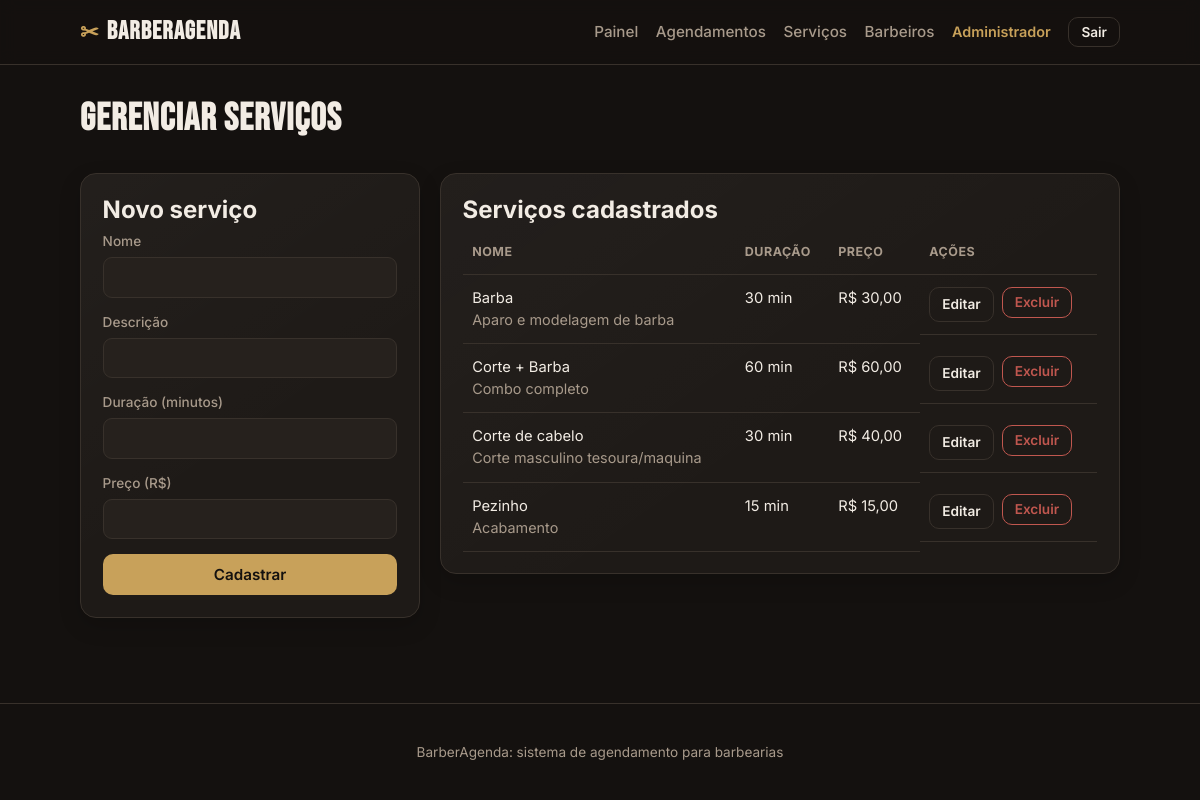
Screenshot of /admin/servicos (signed in) with the database file from the repository.
### tables this page shows
CREATE TABLE usuarios (
            id INTEGER PRIMARY KEY AUTOINCREMENT,
            nome TEXT NOT NULL,
            email TEXT NOT NULL UNIQUE,
            senha TEXT NOT NULL,
            papel TEXT NOT NULL CHECK (papel IN ('admin', 'barbeiro', 'cliente')),
            telefone TEXT
        );

CREATE TABLE servicos (
            id INTEGER PRIMARY KEY AUTOINCREMENT,
            nome TEXT NOT NULL,
            descricao TEXT,
            duracao_min INTEGER NOT NULL,
            preco REAL NOT NULL
        );

### app.py (the view)
@app.route("/admin/servicos")
@login_obrigatorio("admin")
def admin_servicos():
    conn = get_db()
    servicos = conn.execute("SELECT * FROM servicos ORDER BY nome").fetchall()
    conn.close()
    return render_template("admin_servicos.html", servicos=servicos)

### app.py (called while the page is built)
def usuario_atual():
    uid = session.get("usuario_id")
    if not uid:
        return None
    conn = get_db()
    u = conn.execute("SELECT * FROM usuarios WHERE id=?", (uid,)).fetchone()
    conn.close()
    return u

def login_obrigatorio(*papeis):
    def decorator(f):
        @wraps(f)
        def wrapper(*args, **kwargs):
            u = usuario_atual()
            if not u:
                flash("Faca login para continuar.", "erro")
                return redirect(url_for("login"))
            if papeis and u["papel"] not in papeis:
                abort(403)
            return f(*args, **kwargs)
        return wrapper
    return decorator

@app.context_processor
def injeta_usuario():
    return {"usuario": usuario_atual()}

@app.template_filter("moeda")
def moeda(valor):
    return f"R$ {valor:,.2f}".replace(",", "X").replace(".", ",").replace("X", ".")

### db.py (called while the page is built)
def get_db():
    conn = sqlite3.connect(DB_PATH)
    conn.row_factory = sqlite3.Row
    conn.execute("PRAGMA foreign_keys = ON")
    return conn

### templates/admin_servicos.html (shortened to what this page needs)
{% extends "base.html" %}
{% block content %}
<div class="page-head"><h1>Gerenciar serviços</h1></div>
<div class="cols">
    <div class="card">
        <h2>Novo serviço</h2>
        <form method="post" action="{{ url_for('admin_servico_salvar') }}" class="form">
            <label>Nome <input type="text" name="nome" required></label>
            <label>Descrição <input type="text" name="descricao"></label>
            <label>Duração (minutos) <input type="number" name="duracao_min" min="5" step="5" required></label>
            <label>Preço (R$) <input type="number" name="preco" min="0" step="0.01" required></label>
            <button type="submit" class="btn btn-primary btn-block">Cadastrar</button>
        </form>
    </div>
    <div class="card">
        <h2>Serviços cadastrados</h2>
        {% if servicos %}
        <div class="table-wrap">
            <table class="table">
                <thead><tr><th>Nome</th><th>Duração</th><th>Preço</th><th>Ações</th></tr></thead>
                <tbody>
                    {% for s in servicos %}
                    <tr>
                        <td>{{ s.nome }}{% if s.descricao %}<br><span class="muted">{{ s.descricao }}</span>{% endif %}</td>
                        <td>{{ s.duracao_min }} min</td>
                        <td>{{ s.preco|moeda }}</td>
                        <td class="acoes">
                            <details>
                                <summary class="btn btn-ghost btn-sm">Editar</summary>
                            </details>
                            <form method="post" action="{{ url_for('admin_servico_excluir', sid=s.id) }}">
                                <button type="submit" class="btn btn-danger btn-sm">Excluir</button>
                            </form>
                        </td>
                    </tr>
                    {% endfor %}
                </tbody>
            </table>
        </div>
        {% else %}
        <p class="muted">Nenhum serviço cadastrado.</p>
        {% endif %}
    </div>
</div>
{% endblock %}

### templates/base.html (shortened to what this page needs)
<!DOCTYPE html>
<html lang="pt-BR">
<head>
    <link rel="stylesheet" href="{{ url_for('static', filename='style.css') }}">
</head>
<body>
    <header class="topbar">
        <div class="container topbar-inner">
            <a href="{{ url_for('index') }}" class="brand">
                <span class="brand-mark">✂</span>
                <span class="brand-name">BarberAgenda</span>
            </a>
            <nav class="nav">
                {% if usuario %}
                    {% if usuario.papel == 'cliente' %}
                        <a href="{{ url_for('cliente_barbeiros') }}" class="{% if request.endpoint == 'cliente_barbeiros' %}nav-active{% endif %}" {% if request.endpoint == 'cliente_barbeiros' %}aria-current="page"{% endif %}>Barbeiros</a>
                        <a href="{{ url_for('cliente_agendamentos') }}" class="{% if request.endpoint == 'cliente_agendamentos' %}nav-active{% endif %}" {% if request.endpoint == 'cliente_agendamentos' %}aria-current="page"{% endif %}>Meus agendamentos</a>
                    {% elif usuario.papel == 'barbeiro' %}
                        <a href="{{ url_for('barbeiro_agenda') }}" class="{% if request.endpoint == 'barbeiro_agenda' %}nav-active{% endif %}" {% if request.endpoint == 'barbeiro_agenda' %}aria-current="page"{% endif %}>Minha agenda</a>
                    {% elif usuario.papel == 'admin' %}
                        <a href="{{ url_for('admin_dashboard') }}" class="{% if request.endpoint == 'admin_dashboard' %}nav-active{% endif %}" {% if request.endpoint == 'admin_dashboard' %}aria-current="page"{% endif %}>Painel</a>
                        <a href="{{ url_for('admin_agendamentos') }}" class="" >Agendamentos</a>
                        <a href="{{ url_for('admin_servicos') }}" class="{% if request.endpoint == 'admin_servicos' %}nav-active{% endif %}" {% if request.endpoint == 'admin_servicos' %}aria-current="page"{% endif %}>Serviços</a>
                        <a href="{{ url_for('admin_barbeiros') }}" class="{% if request.endpoint == 'admin_barbeiros' %}nav-active{% endif %}" {% if request.endpoint == 'admin_barbeiros' %}aria-current="page"{% endif %}>Barbeiros</a>
                    {% endif %}
                    <span class="nav-user">{{ usuario.nome }}</span>
                    <form method="post" action="{{ url_for('logout') }}">
                        <button type="submit" class="btn btn-ghost btn-sm">Sair</button>
                    </form>
                {% else %}
                    <a href="{{ url_for('index') }}">Início</a>
                    <a href="{{ url_for('login') }}" class="btn btn-ghost btn-sm">Entrar</a>
                {% endif %}
            </nav>
        </div>
    </header>
    <main class="container main">
        {% block content %}{% endblock %}
    </main>
    <footer class="footer">
        <div class="container">
            <p>BarberAgenda: sistema de agendamento para barbearias</p>
        </div>
    </footer>
</body>
</html>

### static/style.css (style rules this page uses)
:root { --bg: #14110f; --surface: #1e1a17; --surface-2: #26211d; --border: #38312b; --text: #f2ece4; --muted: #a89a8b; --gold: #c8a15a; --gold-dark: #a87f3d; --danger: #c0574f; --green: #5fa06a; --blue: #5b86b0; --radius: 12px; --maxw: 1080px; }
* { box-sizing: border-box; }
body { margin: 0; background: var(--bg); color: var(--text); font-family: 'Inter', system-ui, sans-serif; line-height: 1.5; display: flex; flex-direction: column; min-height: 100vh; }
.container { width: 100%; max-width: var(--maxw); margin: 0 auto; padding: 0 1.25rem; }
h1, h2, h3 { line-height: 1.15; margin: 0 0 .5rem; }
a { color: var(--gold); text-decoration: none; }
.muted { color: var(--muted); font-size: .9rem; }
.topbar { background: rgba(20,17,15,.85); backdrop-filter: blur(8px); border-bottom: 1px solid var(--border); position: sticky; top: 0; z-index: 10; }
.topbar-inner { display: flex; align-items: center; justify-content: space-between; height: 64px; gap: 1rem; }
.brand { display: flex; align-items: center; gap: .5rem; color: var(--text); font-weight: 700; }
.brand-mark { color: var(--gold); font-size: 1.4rem; }
.brand-name { font-family: 'Bebas Neue', sans-serif; font-size: 1.6rem; letter-spacing: 1px; }
.nav { display: flex; align-items: center; gap: 1.1rem; flex-wrap: wrap; }
.nav form { margin: 0; }
.nav a { color: var(--muted); font-weight: 500; font-size: .95rem; }
.nav-user { color: var(--gold); font-size: .9rem; font-weight: 600; }
.main { flex: 1; padding: 2rem 1.25rem 3rem; }
.card { background: linear-gradient(145deg, rgba(255,255,255,.025), transparent 60%), var(--surface); border: 1px solid var(--border); border-radius: 16px; padding: 1.35rem; box-shadow: 0 8px 22px rgba(0,0,0,.16); }
.card + .card { margin-top: 1.25rem; }
.btn { display: inline-flex; align-items: center; justify-content: center; gap: .4rem; padding: .65rem 1.1rem; border-radius: 10px; border: 1px solid transparent; font-weight: 600; font-size: .95rem; cursor: pointer; font-family: inherit; transition: .15s; text-decoration: none; }
.btn-primary { background: var(--gold); color: #14110f; }
.btn-ghost { background: transparent; color: var(--text); border-color: var(--border); }
.btn-danger { background: transparent; color: var(--danger); border-color: var(--danger); }
.btn-sm { padding: .4rem .75rem; font-size: .85rem; }
.btn-block { width: 100%; }
.form { display: flex; flex-direction: column; gap: .9rem; }
.form label, .form-inline label { display: flex; flex-direction: column; gap: .35rem; font-size: .85rem; color: var(--muted); font-weight: 500; }
input, select { background: var(--surface-2); border: 1px solid var(--border); color: var(--text); padding: .6rem .7rem; border-radius: 9px; font-size: .95rem; font-family: inherit; }
.page-head { display: flex; align-items: flex-end; justify-content: space-between; gap: 1rem; flex-wrap: wrap; margin-bottom: 1.5rem; }
.page-head h1 { font-family: 'Bebas Neue', sans-serif; font-size: 2.4rem; letter-spacing: 1px; }
.table-wrap { overflow-x: auto; }
.table { width: 100%; border-collapse: collapse; font-size: .92rem; }
.table th, .table td { text-align: left; padding: .75rem .6rem; border-bottom: 1px solid var(--border); vertical-align: top; }
.table th { color: var(--muted); font-size: .78rem; text-transform: uppercase; letter-spacing: .5px; }
.acoes { display: flex; gap: .5rem; flex-wrap: wrap; align-items: flex-start; }
.cols { display: grid; grid-template-columns: 340px 1fr; gap: 1.25rem; align-items: start; }
.cols .card + .card { margin-top: 0; }
details > summary { list-style: none; }
.footer { border-top: 1px solid var(--border); padding: 1.5rem 0; color: var(--muted); font-size: .85rem; text-align: center; }

### rows the page displays
usuarios: nome "Administrador"
servicos: nome "Barba", descricao "Aparo e modelagem de barba", duracao_min "30", preco|moeda "R$ 30,00"
servicos: nome "Corte + Barba", descricao "Combo completo", duracao_min "60", preco|moeda "R$ 60,00"
servicos: nome "Corte de cabelo", descricao "Corte masculino tesoura/maquina", duracao_min "30", preco|moeda "R$ 40,00"
servicos: nome "Pezinho", descricao "Acabamento", duracao_min "15", preco|moeda "R$ 15,00"
